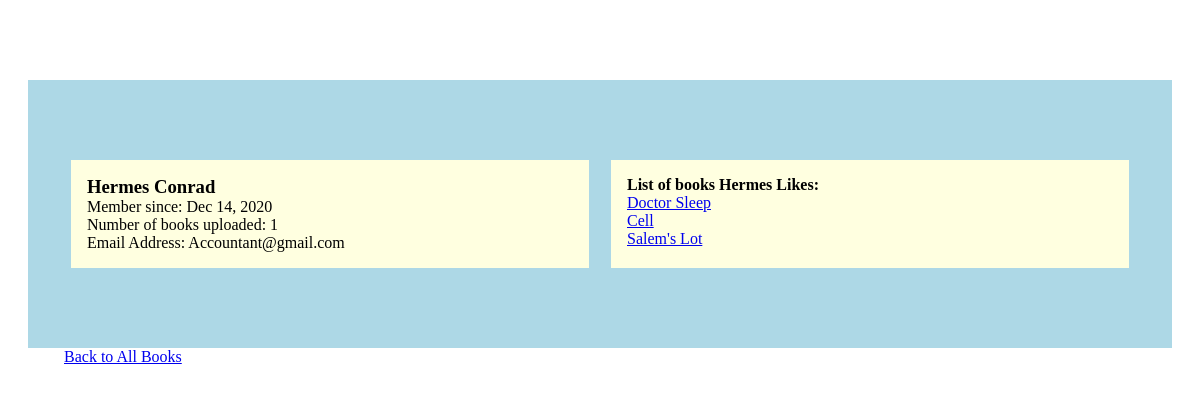
The page /user/6 (signed in) on the database its author committed.
### book_app/models.py (models this page shows)
class User(models.Model):
    first_name = models.CharField(max_length=20)
    last_name = models.CharField(max_length=30)
    email = models.CharField(max_length=40)
    password = models.CharField(max_length=255)
    created_at = models.DateTimeField(auto_now_add=True)
    updated_at = models.DateTimeField(auto_now=True)
    objects = UserManager()

class Book(models.Model):
    title = models.CharField(max_length=40)
    description = models.TextField()
    author = models.CharField(max_length=40, default="Stephen King")
    uploaded_by = models.ForeignKey(User, related_name="books_uploaded", on_delete=models.CASCADE)
    favorited_by = models.ManyToManyField(User, related_name="liked_books")
    created_at = models.DateTimeField(auto_now_add=True)
    updated_at = models.DateTimeField(auto_now=True)
    objects = BookManager()

### book_app/views.py (the view)
# urls.py: path('user/<int:member_id>', views.specific_user)
def specific_user(request, member_id):
    if 'user_id' not in request.session:
        return redirect('/')
    count = 0
    the_user = User.objects.get(id=member_id)
    for book in the_user.books_uploaded.all():
        count += 1
    context = {
        'number' : count,
        'user' : the_user,
    }
    return render(request, 'specific_user.html', context)

### book_app/templates/specific_user.html (shortened to what this page needs)
<!DOCTYPE html>
<html lang="en">
<head>
    {% load static %}
    <link rel="stylesheet" href="{% static 'user.css' %}">
</head>
<body>
    <div id="container">
        <div class="user_info">
            <h3>{{user.first_name}} {{user.last_name}}</h3>
            <p>Member since: {{user.created_at|date:"M d, Y"}}</p>
            <p>Number of books uploaded: {{number}}</p>
            <p>Email Address: {{user.email}}</p>
        </div>
        <div class="likes">
            <h4>List of books {{user.first_name}} Likes:</h4>
            <ul>
                {% for book in user.liked_books.all %}
                <li><a href="/books/{{book.id}}">{{ book.title }}</li></a>
                {% endfor %}
            </ul>
        </div>
    </div>
    <a style="margin: 0 0 0 4em;" href="/books">Back to All Books</a>
</body>
</html>

### book_app/static/user.css (style rules this page uses)
* { padding: 0; margin: 0; }
#container { width: 90%; height: 80%; margin: 5em auto auto auto; display: flex; justify-content: space-around; background-color: lightblue; padding: 5em 2em; }
.user_info, .likes { width: 45%; padding: 1em; background-color: lightyellow; }
li { list-style: none; }

### rows shown on the page
User: first_name "Hermes", last_name "Conrad", created_at "Dec 14, 2020", email "Accountant@gmail.com"
Book: title "Doctor Sleep"
Book: title "Cell"
Book: title "Salem's Lot"

### other values the page prints
{{ number }} "1"
